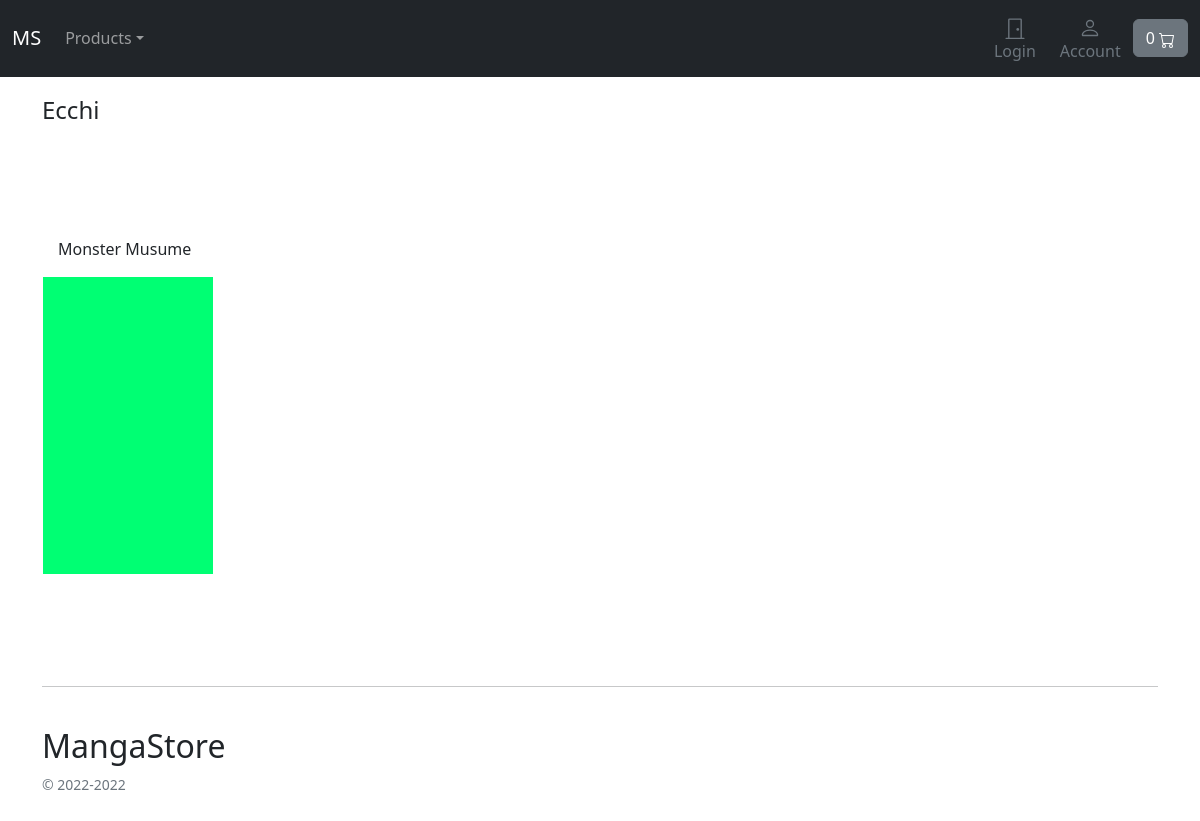
/shop/ecchi/, run on the app's committed database.
### store/models.py (models this page shows, shortened)
class Category(models.Model):
    name = models.CharField(max_length=255, db_index=True)
    slug = models.SlugField(max_length=255, unique=True)
    class Meta:
        verbose_name_plural = 'categories'
    def get_absolute_url(self):
       return reverse_lazy('store:category_list', args=[self.slug])

class Product(models.Model):
    category    = models.ForeignKey(Category, related_name='product', on_delete=models.CASCADE)
    title       = models.CharField(max_length=255)
    author      = models.CharField(max_length=255, default='Not found')
    description = models.TextField(blank=True)
    available   = models.IntegerField(default=1)
    image       = models.ImageField(upload_to='images/', default='images/default.png') # storing the link to the db
    slug        = models.SlugField(max_length=255)
    price       = models.DecimalField(max_digits=4, decimal_places=2, default=4.50)
    in_stock    = models.BooleanField(default=True)
    is_active   = models.BooleanField(default=True)
    created     = models.DateTimeField(auto_now_add=True) # TODO: remove
    updated     = models.DateTimeField(auto_now=True) # TODO: remove
    created_by  = models.ForeignKey(settings.AUTH_USER_MODEL, on_delete=models.CASCADE)
    class Meta:
        ordering = ('-created',)
    def get_absolute_url(self):
        return reverse_lazy('store:product_detail', args=[self.slug])

### store/views.py (the view)
# urls.py: path('shop/<slug:slug>/', views.category_list, name='category_list'),
def category_list(request,slug):
    category = get_object_or_404(Category, slug=slug)
    products = Product.objects.filter(category=category)
    ctx = { 'category': category,
            'products': products }
    return render(request, 'store/products/category.html', context=ctx)

### cart/cart.py (called while the page is built)
    def __len__(self): # Counts the qty of the items in the cart
        return sum(item['qty'] for item in self.cart.values())

### cart/views.py (called while the page is built)
def cart(request):
    return {'cart': Cart(request)}

### store/views.py (called while the page is built)
def categories(request):
    return { 'categories': Category.objects.all() }

### templates/store/products/category.html (shortened to what this page needs)
{% extends '../base.html' %}
{% load static %}
{% block content %}
<main>
    <div class="album py-5 bg-ligth">
        <div class="container">
            <div class="my-5 pb-5 h4">{{ category.name|title }}</div>
            <div class="row row-cols-1 row-cols-sm-5 row-cols-md-6 g-3">
                {% for p in products %}
                    <div class="col">
                        <div class="card border-0">
                            <div class="card-body">
                                <p class="card-text">
                                    <a class="text-dark text-decoration-none" href="{{ p.get_absolute_url }}">{{ p.title|title }}</a>
                                </p>
                            </div>
                            <img class="img-fluid mx-auto" alt="Responsive image" src="{{ p.image.url }}"  width="170px"  height="270px"></img>
                        </div>
                    </div>
                {% endfor %}
            </div>
        </div>
    </div>
</main>
{% endblock content %}

### data on the page
Category: name "Ecchi"
Product: title "Monster Musume", image (placeholder picture)
